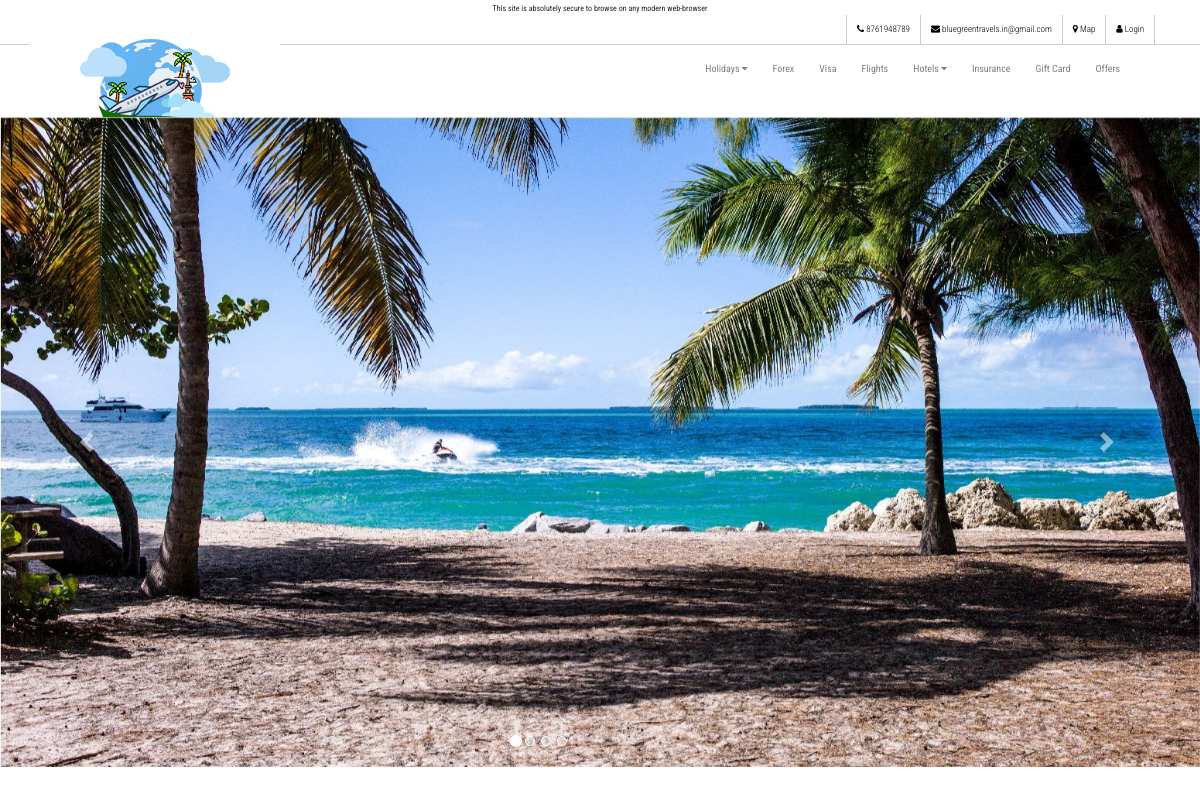
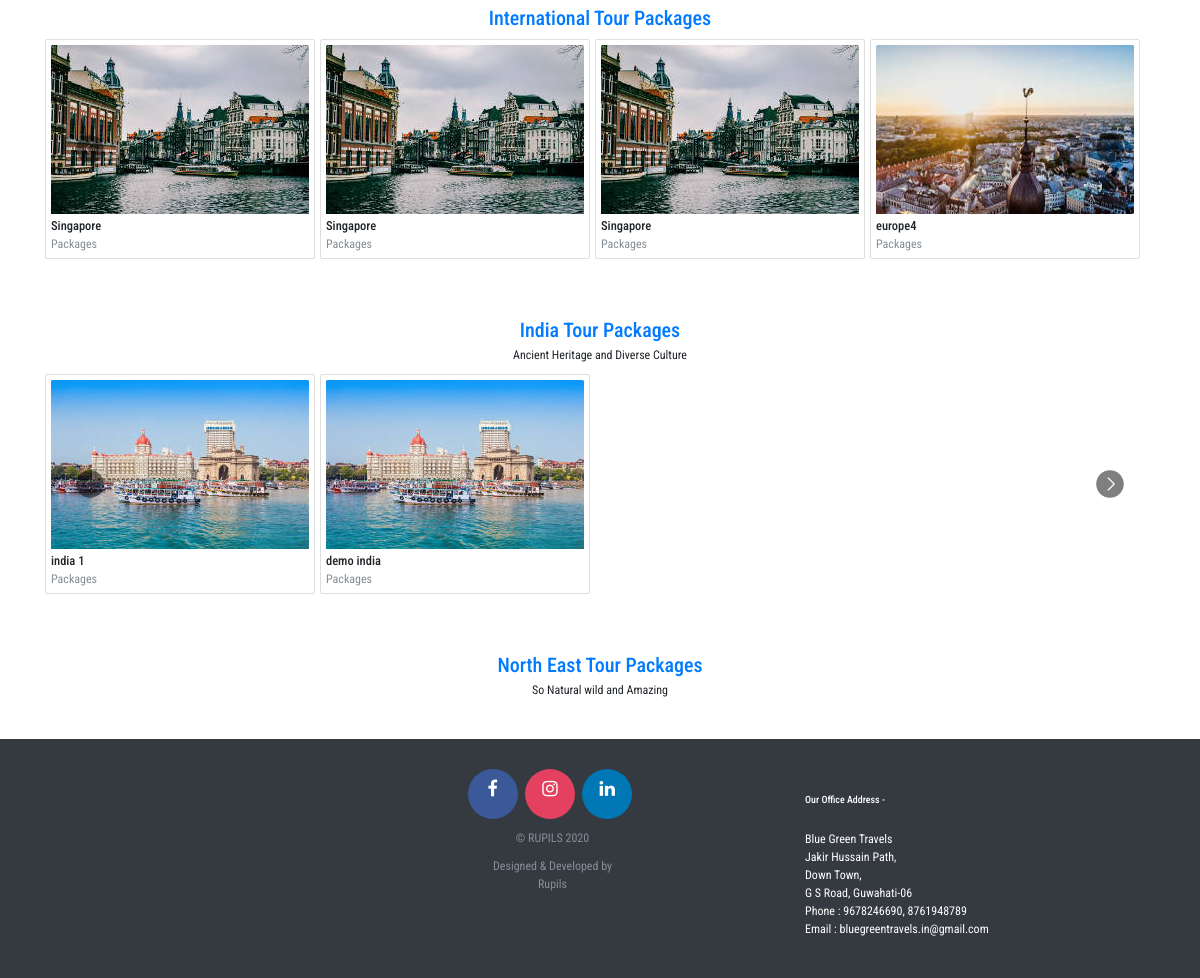
The page / on the database its author committed (2 pictures, top to bottom).
### tables this page shows
CREATE TABLE `packages` (
  `id` int(11) NOT NULL,
  `p_name` varchar(100) NOT NULL,
  `starting_price` int(11) DEFAULT NULL,
  `category` varchar(200) NOT NULL,
  `img_url` varchar(200) DEFAULT NULL
);

### index.php (the view, shortened to what this page needs)
<!DOCTYPE html>
<html lang="en">
<head>
  <link rel="stylesheet" href="css/bootstrap.css">
  <link rel="stylesheet" href="css/font-awesome.min.css">
  <link rel="stylesheet" href="css/style.css">
</head>
<body>
  <?php require_once "header.php";
  require_once "connect.php";
  ?>
  <header id="showcase">
    <div id="myCarousel" class="carousel slide" data-ride="carousel">
      <ol class="carousel-indicators">
        <li data-target="#myCarousel" data-slide-to="0" class="active"></li>
        <li data-target="#myCarousel" data-slide-to="1"></li>
        <li data-target="#myCarousel" data-slide-to="2"></li>
        <li data-target="#myCarousel" data-slide-to="3"></li>
      </ol>
      <div class="carousel-inner">
        <div class="carousel-item img-slider-1 active">
          <div class="container">
            <div class="carousel-caption d-none d-sm-block text-right mb-5">
            </div>
          </div>
        </div>
      </div>
      <a href="#myCarousel" class="carousel-control-prev" role="button" data-slide="prev">
        <span class="carousel-control-prev-icon" aria-hidden="true"></span>
      </a>
      <a href="#myCarousel" class="carousel-control-next" role="button" data-slide="next">
        <span class="carousel-control-next-icon" aria-hidden="true"></span>
      </a>
    </div>
  </header>
  <section class="packages py-5 text-center" id="internationalTourPackages">
    <div class="container">
      <h2 class="text-primary">International Tour Packages</h2>
    </div>
    <div id="carouselInter" class="carousel slide" data-ride="carousel" data-interval="false">
      <div class="carousel-inner">
        <?php
        $sql = "select * from packages where category='international'";
        $result = $mysqli->query($sql);
        $i = 0;
        $col = 4;
        ?>
        <div class="carousel-item active">
          <div class="container d-flex flex-row">
            <?php
            while ($row = $result->fetch_array()) :
              if ($i < $col) :
                ?>
                <div class="card p-2 mr-2">
                  <a href="view_packages.php?id=<?php echo $row['id'] ?>"><img src="slider_images/<?php echo $row['img_url'] ?>" class="card-img-top img-fluid"></a>
                  <div class="d-flex flex-row justify-content-between">
                    <div class="text-left">
                      <h5 class="mt-2 mb-1"><?php echo $row['p_name'] ?></h5>
                      <p class="text-muted mb-0">Packages</p>
                    </div>
                  </div>
                </div>
              <?php
              endif;
              if ($i == $col || $i == ($col + 4)) :
                ?>
              </div>
            </div>
              <?php
              endif;
                ?>
              <?php
              $i++;
            endwhile;
            ?>
        <a class="carousel-control-prev" href="#carouselInter" role="button" data-slide="prev">
          <span class="carousel-control-prev-icon" aria-hidden="true"></span>
        </a>
        <a class="carousel-control-next" href="#carouselInter" role="button" data-slide="next">
          <span class="carousel-control-next-icon" aria-hidden="true"></span>
        </a>
      </div>
  </section>
  <section class="packages py-5 text-center" id="indiaTourPackages">
    <div class="container">
      <h2 class="text-primary">India Tour Packages</h2>
      <p>Ancient Heritage and Diverse Culture</p>
    </div>
    <div id="carouselIndia" class="carousel slide" data-ride="carousel" data-interval="false">
      <div class="carousel-inner">
        <?php
        $sql = "select * from packages where category='india'";
        $result = $mysqli->query($sql);
        $i = 0;
        $col = 4;
        ?>
        <div class="carousel-item active">
          <div class="container d-flex flex-row">
            <?php
            while ($row = $result->fetch_array()) :
              if ($i < $col) :
                ?>
                <div class="card p-2 mr-2">
                  <a href="view_packages.php?id=<?php echo $row['id'] ?>"><img src="slider_images/<?php echo $row['img_url'] ?>" class="card-img-top img-fluid"></a>
                  <div class="d-flex flex-row justify-content-between">
                    <div class="text-left">
                      <h5 class="mt-2 mb-1"><?php echo $row['p_name'] ?></h5>
                      <p class="text-muted mb-0">Packages</p>
                    </div>
                  </div>
                </div>
              <?php
              endif;
                ?>
              <?php
              $i++;
            endwhile;
            ?>
          </div>
        </div>
        <a class="carousel-control-prev" href="#carouselIndia" role="button" data-slide="prev">
          <span class="carousel-control-prev-icon" aria-hidden="true"></span>
        </a>
        <a class="carousel-control-next" href="#carouselIndia" role="button" data-slide="next">
          <span class="carousel-control-next-icon" aria-hidden="true"></span>
        </a>
      </div>
  </section>
  <section class="packages py-5 text-center" id="northeastTourPackages">
    <div class="container">
      <h2 class="text-primary">North East Tour Packages</h2>
      <p>So Natural wild and Amazing</p>
    </div>
  </section>
  <?php require_once "footer.php"; ?>
</body>

### header.php (shortened to what this page needs)
<section id="top-header">
  <div class="container">
    <div class="row">
      <div class="col">
          <div class="md-col-12" style="text-align:center;">
          <small style="padding-top:0; padding-bottom:0;">This site is absolutely secure to browse on any modern web-browser</small>
          </div>
        <div class="d-flex flex-row justify-content-end mb-0">
          <a class="px-3 py-1" href="tel:8761948789"><i class="fa fa-phone"></i> <span class="d-none d-sm-inline-flex top-nav ">
              8761948789</span></a>
          <a class="px-3 py-1" href="mailto:bluegreentravels.in@gmail.com"><i class="fa fa-envelope"></i> <span class="d-none d-sm-inline-flex top-nav ">
              bluegreentravels.in@gmail.com</span></a>
          <a class="px-3 py-1" href="https://goo.gl/maps/QLgLR7r2wFPYWukY7"><i class="fa fa-map-marker"></i> <span class="d-none d-sm-inline-flex top-nav"> Map</span></a>
          <a class="px-3 py-1" href="http://bluegreentravels.agency/"><i class="fa fa-user"></i> <span class="d-none d-sm-inline-flex top-nav"> Login</span></a>
        </div>
      </div>
    </div>
  </div>
</section>
<nav class="navbar navbar-expand-md navbar-light">
  <div class="container">
    <a href="index.php" class="navbar-brand px-4"><img src="img/logo_demo.jpg" alt="logo"></a>
    <div class="collapse navbar-collapse" id="navbarNav">
      <ul class="navbar-nav ml-auto">
       <li class="nav-item dropdown-container">
          <a href="#" class="nav-link">Holidays <i class="fa fa-caret-down"></i></a>
        </li>
        <li class="nav-item">
          <a href="#" class="nav-link">Forex</a>
        </li>
        <li class="nav-item">
          <a href="#" class="nav-link">Visa</a>
        </li>
        <li class="nav-item">
          <a href="#" class="nav-link">Flights</a>
        </li>
        <li class="nav-item dropdown-container">
          <a href="#" class="nav-link">Hotels <i class="fa fa-caret-down"></i></a>
        </li>
        <li class="nav-item">
          <a href="#" class="nav-link">Insurance</a>
        </li>
        <li class="nav-item">
          <a href="#" class="nav-link">Gift Card</a>
        </li>
        <li class="nav-item">
          <a href="#" class="nav-link">Offers</a>
        </li>
      </ul>
    </div>
  </div>
</nav>

### footer.php (shortened to what this page needs)
<footer id="footer" class="py-5 bg-dark">
  <div class="container">
    <div class="row">
      <div class="col-md-5 ml-auto text-center">
        <div class="social-icons mb-3">
          <span class="facebook-icon">
            <a href="#"><i class="fa fa-facebook "></i></a>
          </span>
          <span class="instagram-icon">
            <a href="#"><i class="fa fa-instagram"></i></a>
          </span>
          <span class="linkedin-icon">
            <a href="#"><i class="fa fa-linkedin"></i></a>
          </span>
        </div>
        <p class=" text-muted">
          © RUPILS 2020
        </p>
        <p class="text-muted">
          Designed & Developed by</br>
          Rupils
        </p>
      </div>
      <div class="col-md-4 footerColor footer-info">
          <h6 style="padding-top : 25px;">
             Our Office Address -
          </h6>
        <p class="fFont" style="padding-top:20px">
          Blue Green Travels</br>
          Jakir Hussain Path,</br>
          Down Town, </br>
          G S Road, Guwahati-06</br>
          Phone : 9678246690, 8761948789</br>
          Email : bluegreentravels.in@gmail.com
        </p>
      </div>
    </div>
  </div>
</footer>

### rows shown on the page
packages: img_url (picture), p_name "Singapore"
packages: img_url (picture), p_name "Singapore"
packages: img_url (picture), p_name "Singapore"
packages: img_url (picture), p_name "europe4"
packages: img_url (picture), p_name "india 1"
packages: img_url (picture), p_name "demo india"
